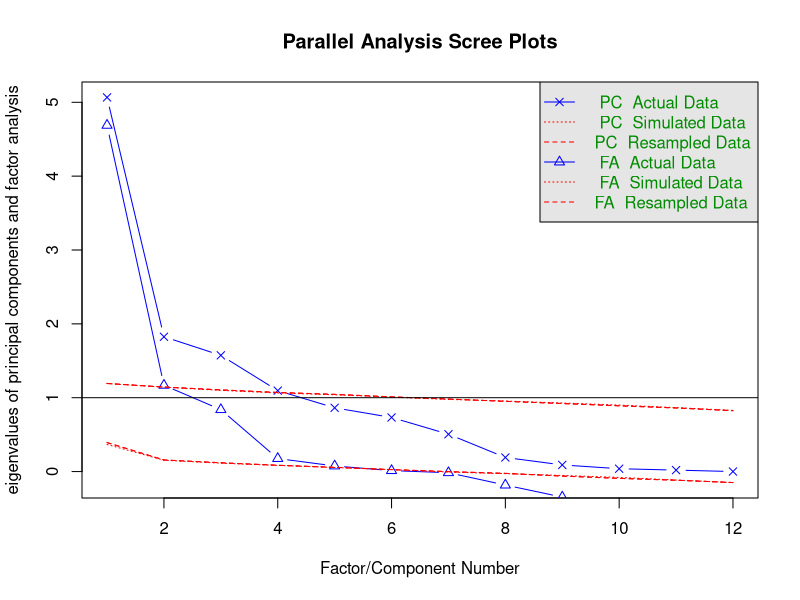
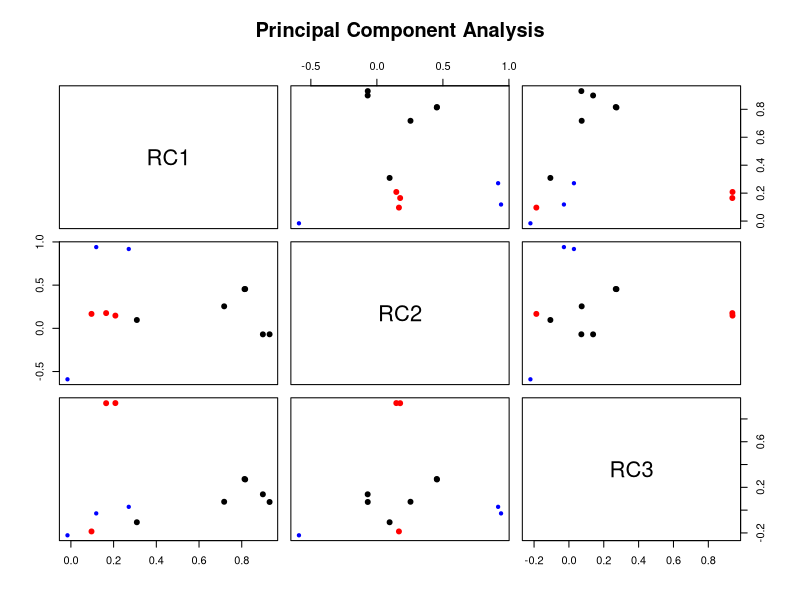
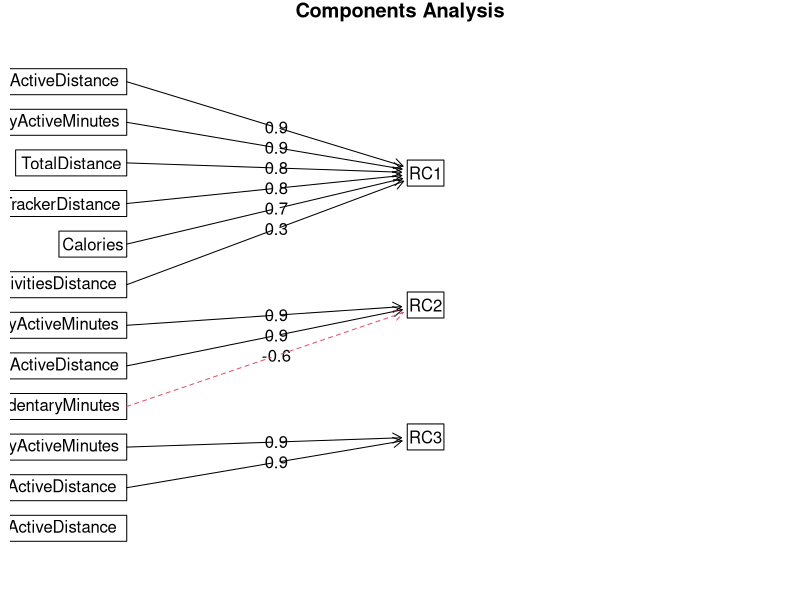
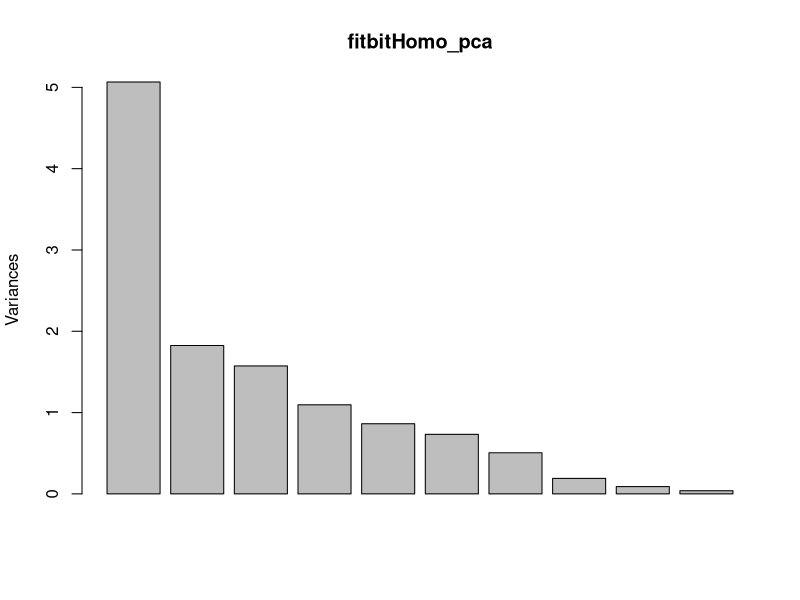

Source code (R) for these figures, in order:
## ---- chunk 1
library(psych)

#This dataset contains personal fitness tracker from thirty three eligible Fitbit users. 

fitbit <- read.csv("dailyActivity_merged_cleaned.csv")

#Drop the first two column: assume the data is stable between time and users
fitbitHomo <- fitbit[,3:15]
fitbitHomo[1:30,]
#Try to get the best 
fa.parallel(fitbitHomo[-1]) 

#From the plot, we can see 3 is the best RC number
fit <- principal(fitbitHomo[-1],nfactors=3,rotate="varimax")
fit
#The loadings show that if we set 3 RCs, the distance, Minutes, Calories etc. should go to RC1
#And if we use 3 RCs, the 70% of variance can be explained.
fit$loadings

fit$scores[1:30,]

fa.plot(fit)
#From the factor model, RC1 can be named as high intensity exercise, while RC2 and RC3 is lightly exercise and lie down repectively
fa.diagram(fit)

fitbitHomo_pca <- prcomp(fitbitHomo[-1], scale=TRUE)
summary(fitbitHomo_pca)
plot(fitbitHomo_pca)
